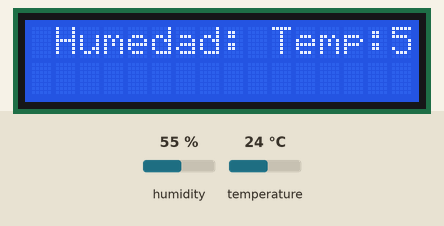
A sketch run on a simulated Arduino Mega 2560, built with avr-gcc and run on an emulated ATmega2560. On the bench: 16×2 character LCD. The test bench sets the inputs (shaded band); at power-on: humidity 55 %, temperature 24 °C.

Above: at 1.2 s.
1.3 s: humidity set to 22 %
At 3.6 s:
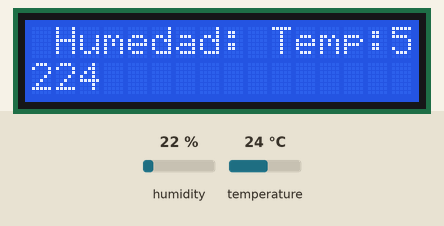
4.4 s: temperature set to 12 °C
At 5.8 s:
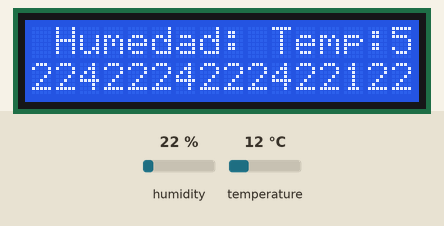
6.8 s: humidity set to 40 %
At 8.8 s:
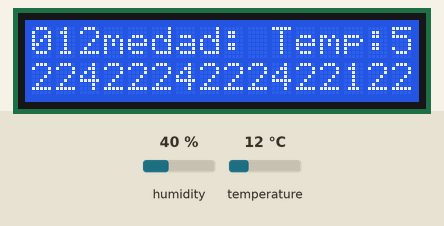
9.9 s: temperature set to 19 °C
At 11.2 s:
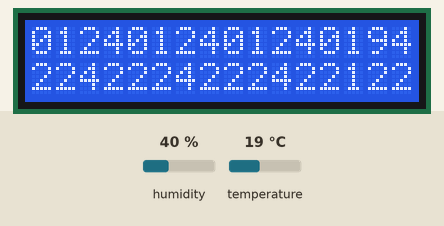
Timing chart, 0 to 12.9 s (numbered marks = the images above; inputs shaded):
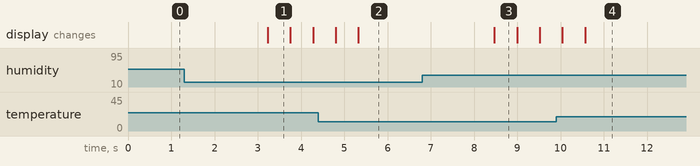

The sketch:

SensorHumedad.ino
```cpp
#include <LiquidCrystal.h>
#include <dht11.h>
#define DHT11_PIN 4
LiquidCrystal lcd (30, 31, 32, 33, 34, 35);
dht11 DHT;

void setup(){
  lcd.begin(16, 2);
  lcd.setCursor(1, 0);
  lcd.print("Humedad:");
  lcd.setCursor(10, 0);
  lcd.print("Temp:");
}

void loop(){
  int chk = DHT.read(DHT11_PIN);
  lcd.print(DHT.humidity);
  lcd.print(DHT.temperature);
  delay(500);
}
```

Measured:
- what the display in image 1 shows lasts 0.6 s, from 3.2 s to 3.8 s
